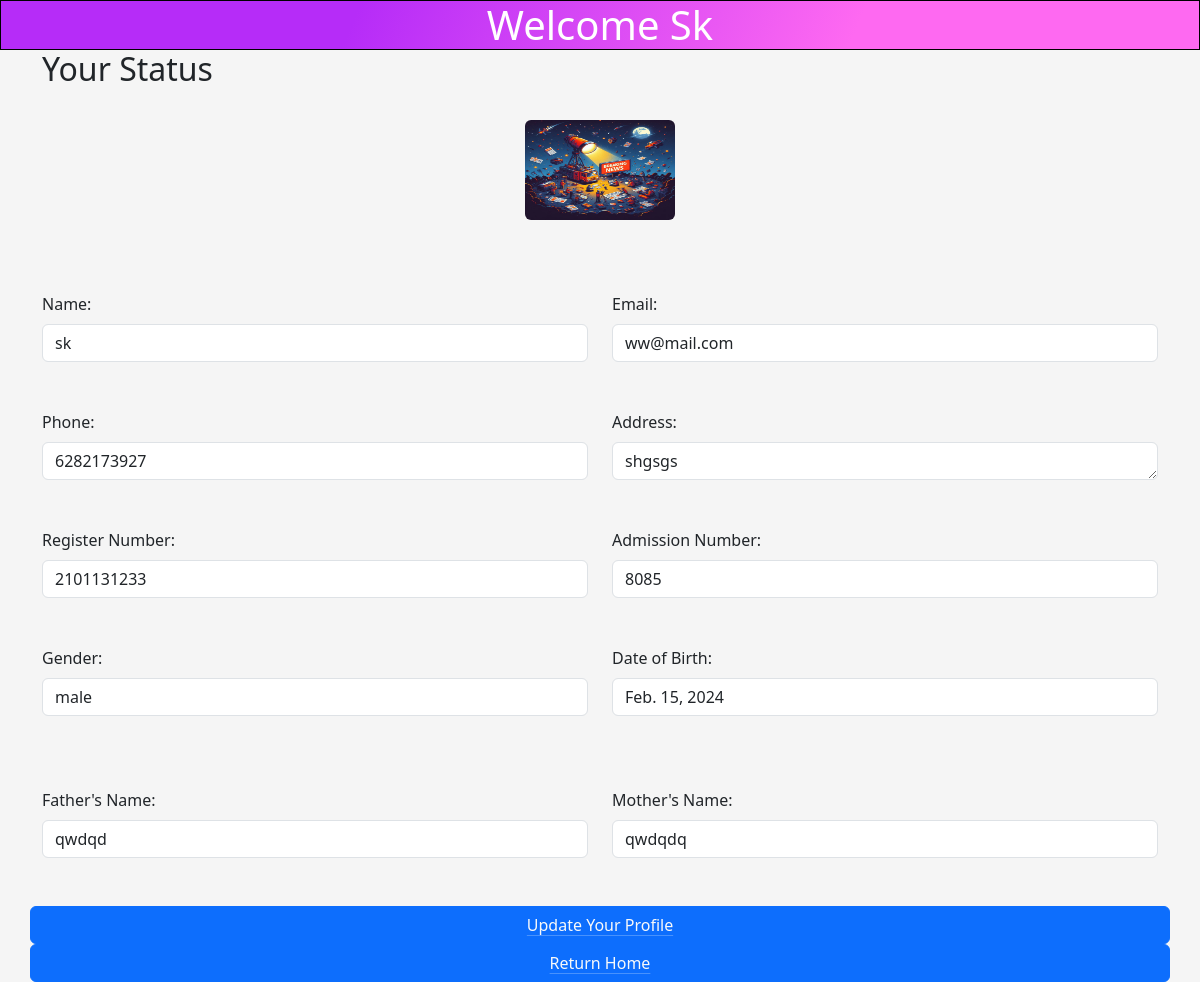
/student-profile/ (signed in), run on the app's committed database.
### student/models.py (models this page shows)
class StudentProfile(models.Model):
    user = models.OneToOneField(Register,related_name = "student", on_delete = models.CASCADE,limit_choices_to=Q(is_student=True))
    register_no = models.PositiveIntegerField(validators = [MinValueValidator(10)],unique = True,blank=True,null = True)
    adm_no = models.PositiveIntegerField(validators = [MinValueValidator(5)], default=0)
    GENDER_CHOICES = (
        ('male', 'Male '),
        ('female', 'Female'),
    )
    gender =  models.CharField(max_length = 6, choices = GENDER_CHOICES,default = 'male')
    profile_pic = models.ImageField(upload_to = 'profile_photo/',default="../media/profile_photo/c-3.png",null=True)
    dob = models.DateField(blank = True, null = True)
    father_name = models.CharField(max_length = 15,  blank = True )
    mothers_name = models.CharField(max_length = 15, blank = True)

### public/models.py (models this page shows, shortened)
class Register(models.Model):
    name = models.CharField(max_length=20, null=True)
    email = models.EmailField(max_length=254, unique=True)
    password = models.CharField(max_length=8)
    phone = models.CharField(max_length=15, validators=[MaxLengthValidator(15), MinLengthValidator(0)], default='', null=True, blank=True)
    address = models.TextField(max_length=255, null=True)
    is_student = models.BooleanField(default=False)
    is_teacher = models.BooleanField(default=False)

### student/views.py (the view)
# urls.py: path('student-profile/',views.StdentProfileView,name = 'student-profile'),
def StdentProfileView(request):
    if 'email' in request.session:
        email = request.session['email']
        try:
            user = Register.objects.get(email=email)
            if user.is_teacher:
                return render(request,'signin.html')
            else:
                pass
            student_profile = StudentProfile.objects.filter(user=user).first()
            student_info = {
                'name': user.name,
                'email': user.email,
                'phone': user.phone,
                'address': user.address,
                'profile': student_profile
            }
            print("Student Info:", student_info)
            return render(request, 'userprofile.html', {'student_info': student_info})
        except Register.DoesNotExist:
            return render(request, 'studentindex.html')
    else:
        return render(request, 'studentindex.html')

### student/templates/userprofile.html (shortened to what this page needs)
{% load static %}
<!DOCTYPE html>
<html lang="en">
    <head>
        <link
            href="https://cdn.jsdelivr.net/npm/bootstrap@5.3.2/dist/css/bootstrap.min.css"
            rel="stylesheet"
>
        <link href="{% static 'assets/css/studentstyle.css' %}"
            rel="stylesheet" />
    </head>
    <body class="stu">
        <h1 id="hesd">Welcome {{ student_info.name.capitalize }}</h1>
        {% if student_info %}
        <div class="container">
            <h2>Your Status</h2>
            <form method="post" enctype="multipart/form-data">
                <div class="col-md-12">
                    <label for="profile_pic"></label><br>
                    {% if student_info.profile.profile_pic %}
                    <img class="rounded mx-auto d-block"
                        src="{{ student_info.profile.profile_pic.url }}"
                        alt="Profile Picture"><br><br><br>
                    {% else %}
                    <img class="rounded-circle"
                        src="https://st3.depositphotos.com/3581215/18899/v/450/depositphotos_188994514-stock-illustration-vector-illustration-male-silhouette-profile.jpg"
                        alt="Profile Picture"><br><br>
                </div>
                <p>No profile picture available.</p>
                {% endif %}
                <div class="row g-6">
                    <div class="col-md-6">
                        <label for="name" class="form-label">Name:</label><br>
                        <input type="text" class="form-control" id="name"
                            name="name" value="{{ student_info.name }}"
                            readonly><br><br>
                    </div>
                    <div class="col-md-6">
                        <label for="email" class="form-label">Email:</label><br>
                        <input class="form-control" type="email" id="email"
                            name="email" value="{{ student_info.email }}"
                            readonly><br><br>
                    </div>
                        <div class="col-md-6">
                            <label class="form-label" for="phone" >Phone:</label><br>
                            <input class="form-control" type="tel" id="phone" name="phone"
                                value="{{ student_info.phone }}"
                                readonly><br><br>
                        </div>
                        <div class="col-md-6">
                        <label class="form-label" for="address">Address:</label><br>
                        <textarea class="form-control" id="address" name="address"
                            rows = "1" readonly>{{ student_info.address }} </textarea><br><br>
                        </div>
                        {% if student_info.profile %}
                        <div class="col-md-6">
                        <label class="form-label" for="register_no">Register Number:</label><br>
                        <input class="form-control" type="number" id="register_no" name="register_no"
                            value="{{ student_info.profile.register_no }}"
                            readonly><br><br>
                        </div>
                        <div class="col-md-6">
                        <label class="form-label" for="adm_no">Admission Number:</label><br>
                        <input class="form-control" type="number" id="adm_no" name="adm_no"
                            value="{{ student_info.profile.adm_no }}"
                            readonly><br><br>
                        </div>
                        <div class="col-md-6">
                        <label class="form-label" for="gender">Gender:</label><br>
                        <input class="form-control" type="text" id="gender" name="gender"
                            value="{{ student_info.profile.gender }}"
                            readonly><br><br><br>
                        </div>
                        <div class="col-md-6">
                        <label class="form-label" for="dob">Date of Birth:</label><br>
                        <input class="form-control" type="text" id="dob" name="dob"
                            value="{{ student_info.profile.dob }}"
                            readonly><br><br>
                        </div>
                        <div class="col-md-6">
                        <label class="form-label" for="father_name">Father's Name:</label><br>
                        <input class="form-control" type="text" id="father_name" name="father_name"
                            value="{{ student_info.profile.father_name }}"
                            readonly><br><br>
                        </div>
                        <div class="col-md-6">
                        <label class="form-label" for="mothers_name">Mother's Name:</label><br>
                        <input class="form-control" type="text" id="mothers_name" name="mothers_name"
                            value="{{ student_info.profile.mothers_name }}"
                            readonly><br><br>
                        </div>
                    {% else %}
                    <div class="alert alert-danger" role="alert">
                        User Has No Profile
                      </div>
                    {% endif %}
                    <button class="btn btn-primary" type="submit">
                        <a href="/student-profile-update/" class="link-light link-offset-2 link-underline-opacity-25 link-underline-opacity-100-hover">Update Your Profile</a>
                    </button>
                    <button class="btn btn-primary" type="submit">
                        <a href="/student-home/" class="link-light link-offset-2 link-underline-opacity-25 link-underline-opacity-100-hover">Return Home</a>
                    </button>
                    </div>
                </form>
                {% endif %}
            </div>
        </body>
    </html>

### student/static/assets/css/studentstyle.css (style rules this page uses)
.stu { background-color: whitesmoke; }
img { width: 150px !important; height: 100px; display: flex; align-items: center; justify-content: center; }
#hesd { align-items: center; border: 1px solid black; color: white; text-align: center; background: linear-gradient(292.9deg, rgb(254, 105, 241) 28.8%, rgb(182, 44, 248) 70.4%); margin: 0; }

### data on the page
StudentProfile: profile.profile_pic (picture), register_no "2101131233", adm_no "8085", gender "male", dob "Feb. 15, 2024", father_name "qwdqd", mothers_name "qwdqdq"
Register: name "sk", email "ww@mail.com", phone "6282173927", address "shgsgs"
